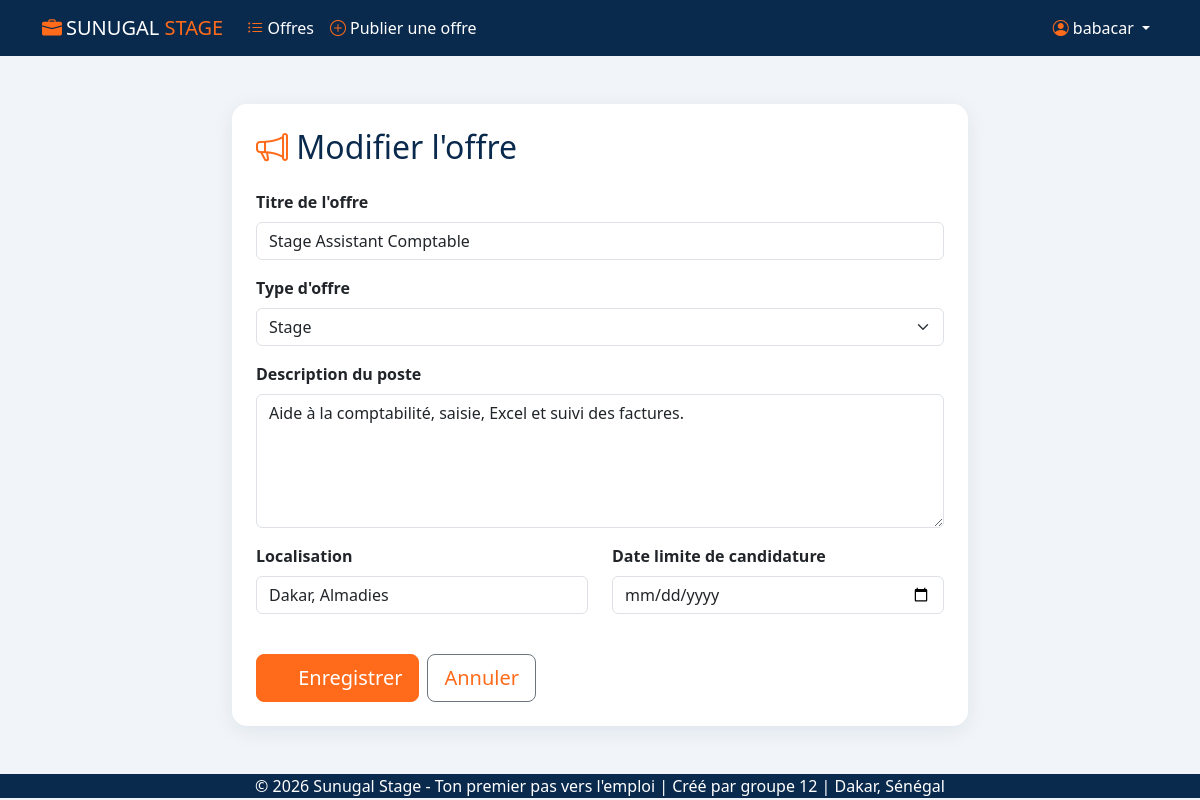
/offres/2/modifier/ (signed in), run on the app's committed database.
### core/models.py (models this page shows, shortened)
class Utilisateur(AbstractUser):
    ROLE_ETUDIANT = "etudiant"
    ROLE_ENTREPRISE = "entreprise"
    ROLE_ADMIN = "admin"
    ROLE_CHOICES = [
        (ROLE_ETUDIANT, "Etudiant"),
        (ROLE_ENTREPRISE, "Entreprise"),
        (ROLE_ADMIN, "Administrateur"),
    ]
    email = models.EmailField("Adresse e-mail", unique=True)
    role = models.CharField(
        "Role", max_length=20, choices=ROLE_CHOICES, default=ROLE_ETUDIANT
    )
    date_inscription = models.DateTimeField("Date d'inscription", auto_now_add=True)
    EMAIL_FIELD = "email"
    REQUIRED_FIELDS = ["email"]
    class Meta:
        verbose_name = "Utilisateur"
        verbose_name_plural = "Utilisateurs"
        ordering = ["-date_inscription"]
    def as_entreprise(self):
        try:
            return self.entreprise
        except Entreprise.DoesNotExist:
            e = Entreprise(utilisateur_ptr=self)
            e.save_base(raw=True)
            return Entreprise.objects.get(pk=self.pk)

class Offre(models.Model):
    TYPE_STAGE = "stage"
    TYPE_EMPLOI = "emploi"
    TYPE_CHOICES = [
        (TYPE_STAGE, "Stage"),
        (TYPE_EMPLOI, "Emploi"),
    ]
    STATUT_OUVERTE = "ouverte"
    STATUT_CLOTUREE = "cloturee"
    STATUT_CHOICES = [
        (STATUT_OUVERTE, "Ouverte"),
        (STATUT_CLOTUREE, "Cloturee"),
    ]
    titre = models.CharField("Titre", max_length=200)
    description = models.TextField("Description")
    type_offre = models.CharField("Type", max_length=10, choices=TYPE_CHOICES)
    localisation = models.CharField("Localisation", max_length=200, blank=True)
    date_limite = models.DateField("Date limite de candidature", null=True, blank=True)
    statut = models.CharField(
        "Statut", max_length=10, choices=STATUT_CHOICES, default=STATUT_OUVERTE
    )
    entreprise = models.ForeignKey(
        Entreprise, verbose_name="Entreprise", on_delete=models.CASCADE, related_name="offres"
    )
    date_publication = models.DateTimeField("Date de publication", auto_now_add=True)
    class Meta:
        verbose_name = "Offre"
        verbose_name_plural = "Offres"
        ordering = ["-date_publication"]

### core/views.py (the view, shortened to what this page needs)
# urls.py: path("offres/<int:pk>/modifier/", views.OffreUpdateView.as_view(), name="offre_update"),
@method_decorator(entreprise_required, name="dispatch")
class OffreUpdateView(LoginRequiredMixin, UpdateView):
    model = Offre
    form_class = OffreForm
    template_name = "core/offre_form.html"
    def get_queryset(self):
        return Offre.objects.filter(entreprise=self.request.user.as_entreprise())
    def get_context_data(self, **kwargs):
        context = super().get_context_data(**kwargs)
        context["titre_page"] = "Modifier l'offre"
        context["bouton_texte"] = "Enregistrer"
        return context

### core/forms.py
class OffreForm(forms.ModelForm):
    class Meta:
        model = Offre
        fields = ["titre", "description", "type_offre", "localisation", "date_limite"]
        labels = {
            "titre": "Titre de l'offre",
            "description": "Description du poste",
            "type_offre": "Type d'offre",
            "localisation": "Localisation",
            "date_limite": "Date limite de candidature",
        }
        widgets = {
            "titre": forms.TextInput(attrs={"class": "form-control"}),
            "description": forms.Textarea(attrs={"rows": 5, "class": "form-control"}),
            "type_offre": forms.Select(attrs={"class": "form-select"}),
            "localisation": forms.TextInput(attrs={"class": "form-control"}),
            "date_limite": forms.DateInput(attrs={"type": "date", "class": "form-control"}),
        }

### core/views.py (called while the page is built)
def role_required(*roles):
    def decorator(view_func):
        @login_required
        def _wrapped(request, *args, **kwargs):
            if request.user.role not in roles:
                messages.error(request, "Vous n'avez pas l'autorisation d'acceder a cette page.")
                return HttpResponseRedirect(request.user.get_dashboard_url())
            return view_func(request, *args, **kwargs)
        return _wrapped
    return decorator

def entreprise_required(view_func):
    return role_required(Utilisateur.ROLE_ENTREPRISE)(view_func)

### core/templates/core/offre_form.html (shortened to what this page needs)
{% extends "core/base.html" %}
{% block content %}
<div class="container py-5">
    <div class="row justify-content-center">
        <div class="col-lg-8">
            <div class="card">
                <div class="card-body p-4">
                    <h2 class="mb-4"><i class="bi bi-megaphone text-primary"></i> {{ titre_page|default:"Creer une offre" }}</h2>
                    <form method="post" novalidate>
                        <div class="mb-3">
                            <label class="form-label fw-bold">{{ form.titre.label }}</label>
                            {{ form.titre }}
                        </div>
                        <div class="mb-3">
                            <label class="form-label fw-bold">{{ form.type_offre.label }}</label>
                            {{ form.type_offre }}
                        </div>
                        <div class="mb-3">
                            <label class="form-label fw-bold">{{ form.description.label }}</label>
                            {{ form.description }}
                        </div>
                        <div class="row">
                            <div class="col-md-6 mb-3">
                                <label class="form-label fw-bold">{{ form.localisation.label }}</label>
                                {{ form.localisation }}
                            </div>
                            <div class="col-md-6 mb-3">
                                <label class="form-label fw-bold">{{ form.date_limite.label }}</label>
                                {{ form.date_limite }}
                            </div>
                        </div>
                        <div class="d-flex gap-2 mt-4">
                            <button type="submit" class="btn btn-primary btn-lg"><i class="bi bi-check-circle"></i> {{ bouton_texte|default:"Enregistrer" }}</button>
                            <a href="{% url 'core:dashboard_entreprise' %}" class="btn btn-outline-secondary btn-lg">Annuler</a>
                        </div>
                    </form>
                </div>
            </div>
        </div>
    </div>
</div>
{% endblock %}

### core/templates/core/base.html (shortened to what this page needs)
<!DOCTYPE html>
<html lang="fr">
<head>
    <link href="https://cdn.jsdelivr.net/npm/bootstrap@5.3.3/dist/css/bootstrap.min.css" rel="stylesheet">
    <link href="https://cdn.jsdelivr.net/npm/bootstrap-icons@1.11.3/font/bootstrap-icons.min.css" rel="stylesheet">
</head>
<body>
    <nav class="navbar navbar-expand-lg navbar-dark" style="background-color: #1a1a2e;">
        <div class="container">
            <a class="navbar-brand" href="{% url 'core:offre_list' %}">
                <i class="bi bi-briefcase-fill me-1"></i>SUNUGAL <span style="color:#FF6B00;">STAGE</span>
            </a>
            <div class="collapse navbar-collapse" id="navMain">
                <ul class="navbar-nav me-auto">
                    <li class="nav-item">
                        <a class="nav-link" href="{% url 'core:offre_list' %}"><i class="bi bi-list-ul"></i> Offres</a>
                    </li>
                    {% if user.is_authenticated and user.role == 'entreprise' %}
                        <li class="nav-item">
                            <a class="nav-link" href="{% url 'core:offre_create' %}"><i class="bi bi-plus-circle"></i> Publier une offre</a>
                        </li>
                    {% endif %}
                </ul>
                <ul class="navbar-nav">
                    {% if user.is_authenticated %}
                        <li class="nav-item dropdown">
                            <a class="nav-link dropdown-toggle" href="#" data-bs-toggle="dropdown">
                                <i class="bi bi-person-circle"></i> {{ user.username }}
                            </a>
                        </li>
                    {% else %}
                        <li class="nav-item"><a class="nav-link" href="{% url 'core:login' %}"><i class="bi bi-box-arrow-in-right"></i> Connexion</a></li>
                        <li class="nav-item"><a class="nav-link" href="{% url 'core:register' %}"><i class="bi bi-person-plus"></i> Inscription</a></li>
                    {% endif %}
                </ul>
            </div>
        </div>
    </nav>
    <main class="flex-grow-1">
        {% block content %}{% endblock %}
    </main>
    <footer class="footer text-center">
        <div class="container">
            <p class="mb-0">© 2026 Sunugal Stage - Ton premier pas vers l'emploi | Créé par groupe 12 | Dakar, Sénégal</p>
        </div>
    </footer>
</body>
</html>

### core/templates/core/base.html (style rules this page uses)
:root { --navy: #0A2A4D; --bleu: #14406E; --orange: #FF6B1A; --orange-fonce: #E85A00; --fond: #F1F5F9; --bs-primary: #FF6B1A !important; --bs-primary-rgb: 255,107,26 !important; --bs-link-color: #FF6B1A !important; --bs-link-hover-color: #E85A00 !important; }
body { background: var(--fond) !important; font-family:'Segoe UI',sans-serif; }
.navbar, .bg-dark, header { background: var(--navy) !important; }
.navbar-brand, .nav-link { color: white !important; }
.navbar-brand span { color: var(--orange) !important; }
.btn-primary, .bg-primary, .badge.bg-primary, .alert-primary, .list-group-item.active, .page-item.active .page-link, .progress-bar, .form-check-input:checked { background-color: var(--orange) !important; border-color: var(--orange) !important; color: white !important; }
.text-primary, a { color: var(--orange) !important; }
.card { border: none !important; border-radius: 15px !important; box-shadow: 0 5px 20px rgba(10,42,77,.08) !important; }
h1, h2, h3, h5 { color: var(--navy) !important; }
footer { background: var(--navy) !important; color: white !important; }
.bi { color: var(--orange) !important; }

### data on the page
Utilisateur: username "babacar"
Offre: titre "Stage Assistant Comptable", type_offre "Stage", description "Aide à la comptabilité, saisie, Excel et suivi des factures.", localisation "Dakar, Almadies"

### other printed values
{{ titre_page|default:"Creer une offre" }} "Modifier l'offre"
{{ bouton_texte|default:"Enregistrer" }} "Enregistrer"
